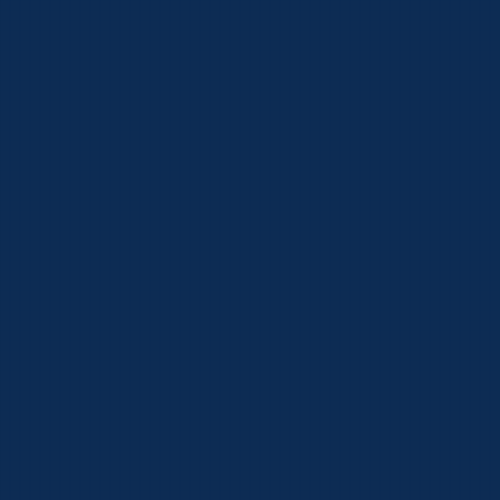
Frame 1 (no input)
Frame 60 (no input): identical to frame 1, image omitted
Frame 120 (the mouse pressed at the canvas centre since frame 60): identical to frame 1, image omitted

The p5.js sketch that drew this single still picture (run headless with seeded random() and noise() and a simulated clock; from frame 60 on, the mouse is pressed at the canvas centre):

// p5.js sketch
// ── sketch.js
canvasSize = 500;
gridSize = 50;

cellWidth = canvasSize/gridSize;

colorDict = { //color mapping for different tile types
  "idle": [13, 44, 84],
  "start": [92, 250, 237],
  "finish": [10, 99, 92],
  "wall": [127, 184, 0],
  "open": [246, 81, 29],
  "closed": [255, 180, 0],
  "path": [0, 166, 237]
}

grid = []; //store ALL tiles
open = []; //reference to tiles currently being considered
closedArr = [];


let start = new TileClass(null, null, null, null);
let finish = new TileClass(null, null, null, null);

let running = false;
function setup() {
  //------------------|
  //called on startup |
  //------------------|
  createCanvas(canvasSize, canvasSize);

  //initialise the grid
  for(let y = 0; y<gridSize; y++){
    grid.push([]);
    for(let x=0; x<gridSize; x++){
      grid[y].push(new TileClass(colorDict['idle'], x, y, cellWidth));
    }
  }
}


function draw() {
  //-----------------------------------------|
  //draw function called every frame with p5 |
  //-----------------------------------------|
  background(220);
  drawTiles();

  if(keyIsDown(13) && !running){ //listen for ENTER key to start
    open.push(start);
    running = true;
    start.endTile = finish;
    start.calculateCost(start);
    //frameRate(4);
  }


  if(running){
    //find the lowest cost tile in the open set
    let min = new TileClass(null, null, null, null); //default cost value is infinity
    for(let tile_index in open){
      let tile = open[tile_index];
      if(tile.getCost() < min.getCost()){
        min = tile;
        } else if(tile.getCost() == min.getCost() && tile.h < min.h){
          min = tile; //preference over lower h-cost (distance travelled)
        }
    }

    //check to see if the min is the finish tile
    if(min == finish){
      running = false;
      let curr = finish;
      //display the path taken
      while (curr != start){
        curr.col = colorDict["path"];
        curr = curr.prevTile;
      }
      return

    }

    //remove the lowest cost tile from the open list and add to closed list
    open.splice(open.indexOf(min), 1);
    closedArr.push(min);
    min.col = colorDict["closed"];

    //get the neighbours of the lowest cost tile
    let neighbours = getNeighbours(min);
    for(let tileIndex in neighbours){
      let neighbour = neighbours[tileIndex];
      neighbour.calculateCost(min);
      if(! closedArr.includes(neighbour) && ! neighbour.isWall && ! open.includes(neighbour)){
        open.push(neighbour);
        neighbour.col = colorDict["open"];
      }
    }

  }else if(mouseIsPressed){ //keycode 87=w
    placeWall(); //check on each frame to allow click+hold (onClick only called on release)
  }


}


function getTileByPlane(x,y){
  // returns the tile object at the plane location passed into the function
  if(x<0 || y<0 || x > canvasSize || y > canvasSize){
    return null
  }

  gridX = Math.floor(x/cellWidth);
  gridY = Math.floor(y/cellWidth);

  //return grid[gridY][gridX]
  return getTileByGrid(gridX, gridY);

}


function getTileByGrid(x,y){
  return grid[y][x] //grid indexed weird
}


function mouseClicked(){
  //-------------------------------------|
  //function called on mouse click by p5 |
  // handles placement of tiles          |
  //-------------------------------------|

  //placing walls dealt with by different function to allow for click+hold to place
  //ignore if wall is being placed (w pressed) OR wall being deleted (d pressed)
  if(keyIsDown(87) || keyIsDown(68)){return}

  let tile = getTileByPlane(mouseX, mouseY);
  if(keyIsDown(70)){ //f to place finish tile
    finish.col = colorDict["idle"]
    finish = tile;
    finish.col = colorDict["finish"];
  }else{
    start.col = colorDict["idle"]
    start = tile;
    start.col = colorDict["start"]
  }
}


function placeWall(){
  let tile = getTileByPlane(mouseX, mouseY);
  let tiles = getNeighbours(tile); //draw THICK lines by painting neighbours too
  tiles.push(tile);
  //tiles = [tile]; uncomment to get single width walls
  if(keyIsDown(87)) {
    for(let tileIndex in tiles){
      tiles[tileIndex].isWall = true;
      tiles[tileIndex].col = colorDict["wall"];
    }
  }else if(keyIsDown(68)){ // 
    for(let tileIndex in tiles){
      tiles[tileIndex].isWall = false;
      tiles[tileIndex].col = colorDict["idle"]
    }
  }
}


function drawTiles(){
  for(let y in grid){
    for(let x in grid[y]){
      tile = grid[y][x]
      tile.draw();
    }
  }
}


function getNeighbours(tile){
  //returns a list of the tile objects that are the neighbours of the parsed tile
  let top = 0;
  let bottom = gridSize - 1;
  let left = 0;
  let right = gridSize - 1;

  let x = tile.x;
  let y = tile.y;

  let neighbours = [];

  if(y > top){
    //check 'top row'
    neighbours.push(getTileByGrid(x, y-1));
    if(x > left){
      neighbours.push(getTileByGrid(x-1, y-1));
    }
    if(x<right){
      neighbours.push(getTileByGrid(x+1, y-1));
    }
  }
  if(x<right){
    //check right column
    neighbours.push(getTileByGrid(x+1, y));
    if(y<bottom){
      neighbours.push(getTileByGrid(x+1, y+1));
    }
  }
  if(y<bottom){
    neighbours.push(getTileByGrid(x, y+1));
    if(x>left){
      neighbours.push(getTileByGrid(x-1, y+1));
    }
  }
  if(x>left){
    neighbours.push(getTileByGrid(x-1, y));
  }

  return neighbours;
}

// ── tile.js
class TileClass{

    constructor(col, x, y, cellSize){
        this.col = col;
        this.x = x;
        this.y = y;
        this.cellSize = cellSize;
        this.isWall = false;
        this.h = Infinity;
        this.g = Infinity;
        this.prevTile = null;
        this.endTile = null;
    }

    draw(){
        stroke(this.col);
        fill(this.col);
        rect(this.x*this.cellSize, this.y*this.cellSize, this.cellSize);
        return //comment this if you want to see the cost values
        if(this.g == Infinity || this.h == Infinity || this.isWall){
            return
        }
        stroke(0,0,0);
        fill(0,0,0);
        textSize(floor(this.cellSize/2));
        text(floor((this.g+this.h)), floor((this.x)*this.cellSize), floor((this.y+0.5)*this.cellSize));
    }


    calculateCost(parent){
        if(parent === this){
            this.g = 0;
            this.h = 10 * (sqrt((this.x-this.endTile.x)**2 + (this.y - this.endTile.y)**2));
            return
        }
        let g = parent.g;
        this.endTile = parent.endTile;
        if(parent.x == this.x || parent.y == this.y){
            g += 10;
        }else{
            g += 14;
        }
        let xDif = abs(this.endTile.x - this.x);
        let yDif = abs(this.endTile.y - this.y);
        let h = 14*(max(xDif, yDif)-abs(xDif-yDif)) + 10*(max(xDif,yDif)-min(xDif, yDif));
        this.h = h;

        if(g < this.g){
            this.g = g;
            this.prevTile = parent;
        }
    }

    getCost(){
        return floor(this.g + this.h);
    }

}
